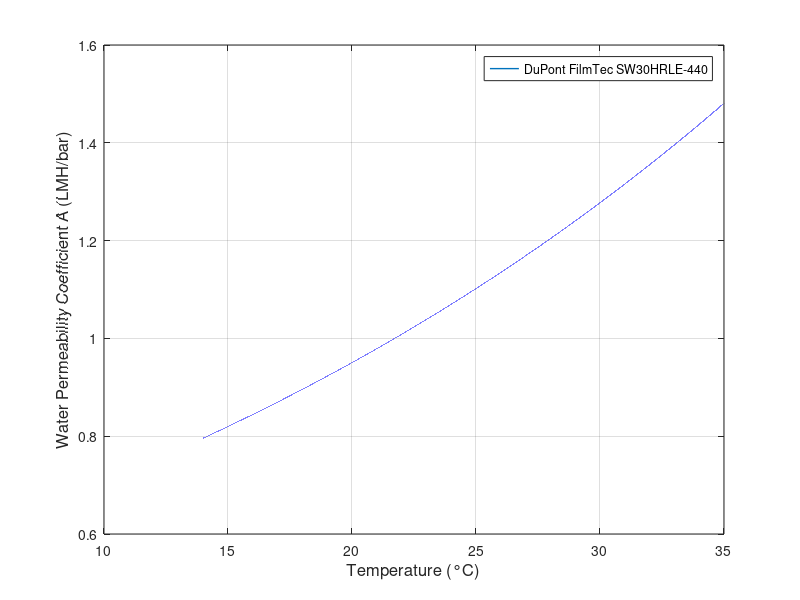

The MATLAB source for this figure:
load('membrane_params.mat', 'A', 'B', 'A_LMH','B_LMH');
T_list = 14:0.0001:35;               % Temperature range [C]
A_list = zeros(1,length(T_list));
A_list_LMH = zeros(1,length(T_list));

for i=1:length(T_list)
    T_c = T_list(i);
    A_temp_LMH = A_LMH*1.03^(T_c - 25);  % Temperature correction for A [LMH/bar]
    A_list_LMH(i) = A_temp_LMH;
    A_temp = A*1.03^(T_c - 25);  % Temperature correction for A [LMH/bar]
    A_list(i) = A_temp;
end

save('A_temp_data.mat', 'A_list_LMH');

figure;
plot(T_list, A_list_LMH, 'LineWidth', 1);

xlabel('Temperature (°C)', 'FontSize', 12);
ylabel('Water Permeability Coefficient A (LMH/bar)', 'FontSize', 12);
legend('DuPont FilmTec SW30HRLE-440', 'Location', 'best');
grid on;
